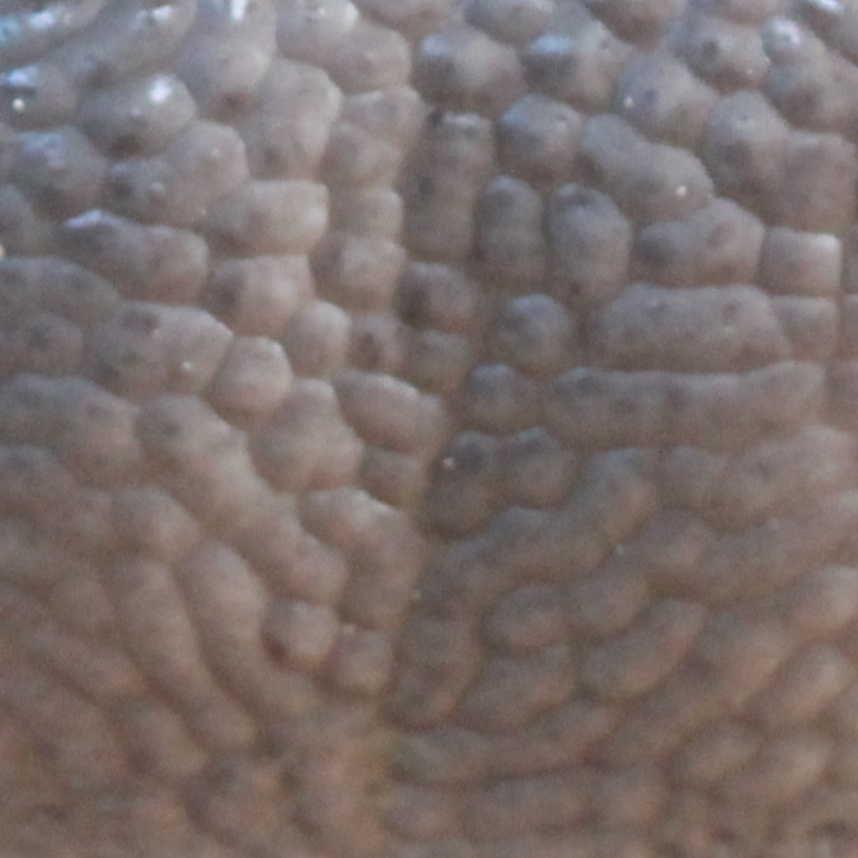
#> input picture data/J8_S2_0_roi.jpg, 858 x 858 px
$ python -i dist_transform.py   (imports and definitions only)
#> lines starting #> are read from the running program, lines starting #| are printed output that depends on the picture
#> further down, picture is the input picture: shape (858, 858, 3); mean B, G, R 108.3, 110.7, 121.5
import cv2
import numpy
import argparse
from skimage.filters import threshold_otsu, threshold_local
from skimage.measure import label, regionprops
from skimage.feature import peak_local_max
from scipy import ndimage
import skimage.segmentation
from PIL import Image

import morph

# input: if raw=False, a prediction image (e.g. binarized output of U-net, /bin/*). if raw=True, then opencv greyscale original image of bovine ROI (/img/*)
# output: prediction skeleton
def dt(img, min_distance_between_peaks=20, gaussian_kernel=9, adaptbin_block_size=99, raw=False):
#> called with min_distance_between_peaks = 20, gaussian_kernel = 9, adaptbin_block_size = 99, raw = False
    if raw:  # pre-processing steps for raw images
        img = cv2.GaussianBlur(img, (gaussian_kernel,gaussian_kernel), cv2.BORDER_REFLECT)
        img = binarize(img, method='adapt', param=adaptbin_block_size)
    if not raw:  # image is bw, but we want wb for the distance transform
        img = cv2.bitwise_not(img)
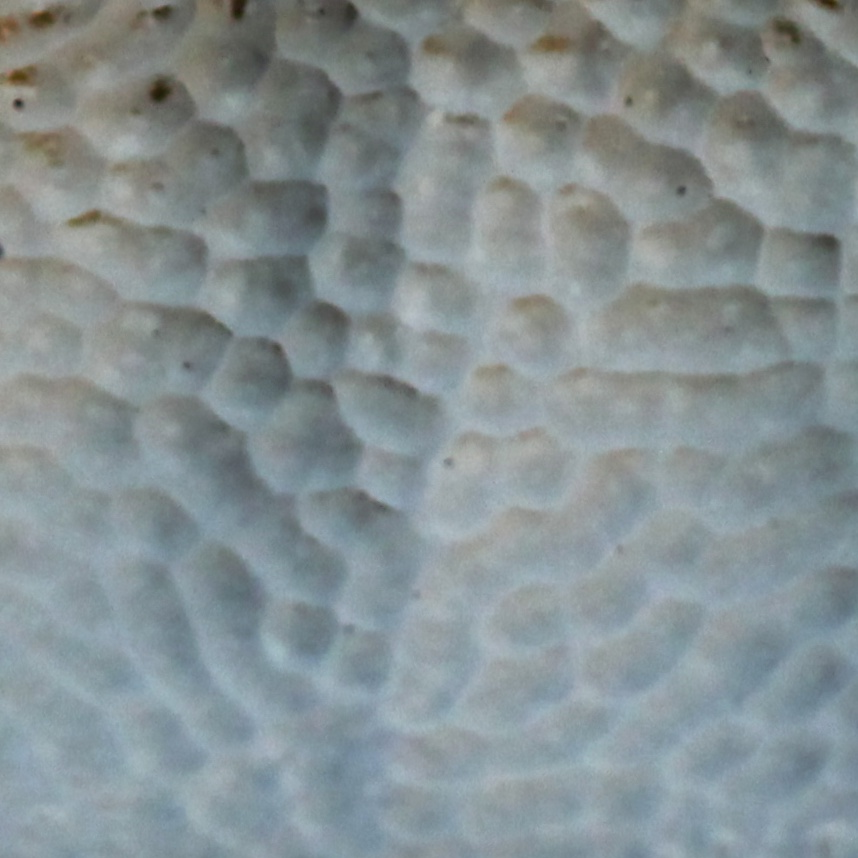
#> img: shape (858, 858, 3); mean of channels 0, 1, 2 146.7, 144.3, 133.5; drawn as B, G, R

    # min_distance is an important parameter here, should mess around with it. maybe also num_peaks?
    dist_transform = ndimage.distance_transform_edt(img)
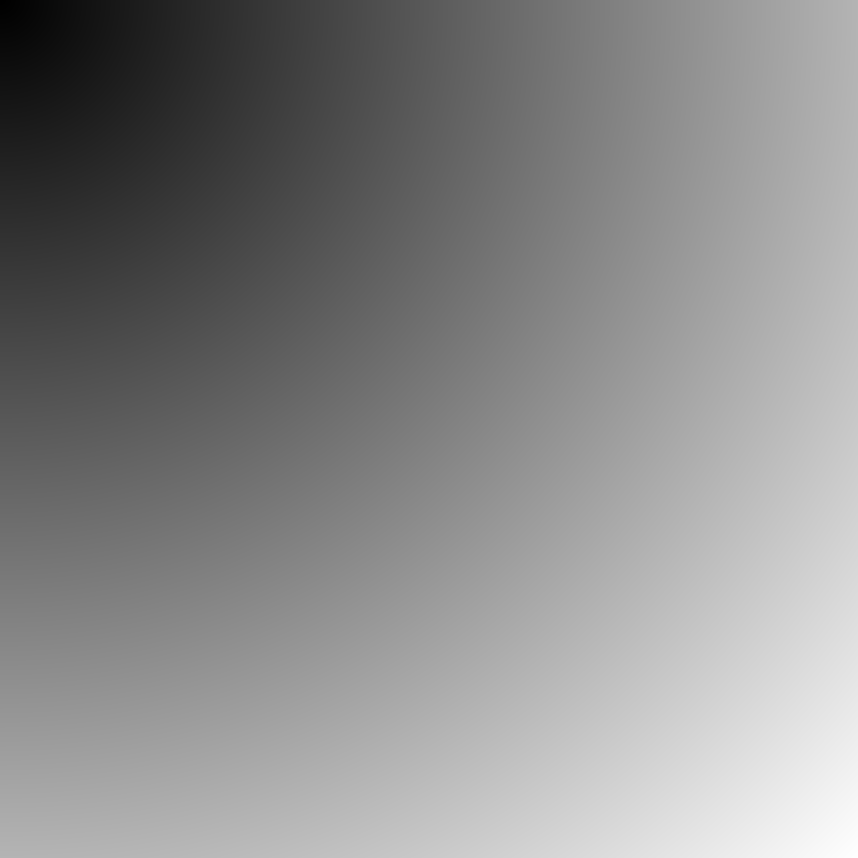
#> dist_transform: shape (858, 858, 3) float64; mean of channels 0, 1, 2 656.5, 656.5, 656.5; drawn with min black and max white
    localMax = peak_local_max(dist_transform, min_distance=min_distance_between_peaks, labels=img)
#> localMax = empty array
    '''
    markers = ndimage.label(localMax, structure=numpy.ones((3, 3)))[0]

    labels = skimage.segmentation.watershed(-dist_transform, markers, watershed_line=True)
    labels = labels.astype('uint8')  # labels object is returned signed, so we convert back to unsigned to do img operations
    skel = binarize(labels, method='fixed', param=1)  # region labels are returned, we only need the watershed lines
    '''

    return dist_transform

>>> import cv2
>>> picture = cv2.imread('data/J8_S2_0_roi.jpg')
>>> result = dt(picture)
